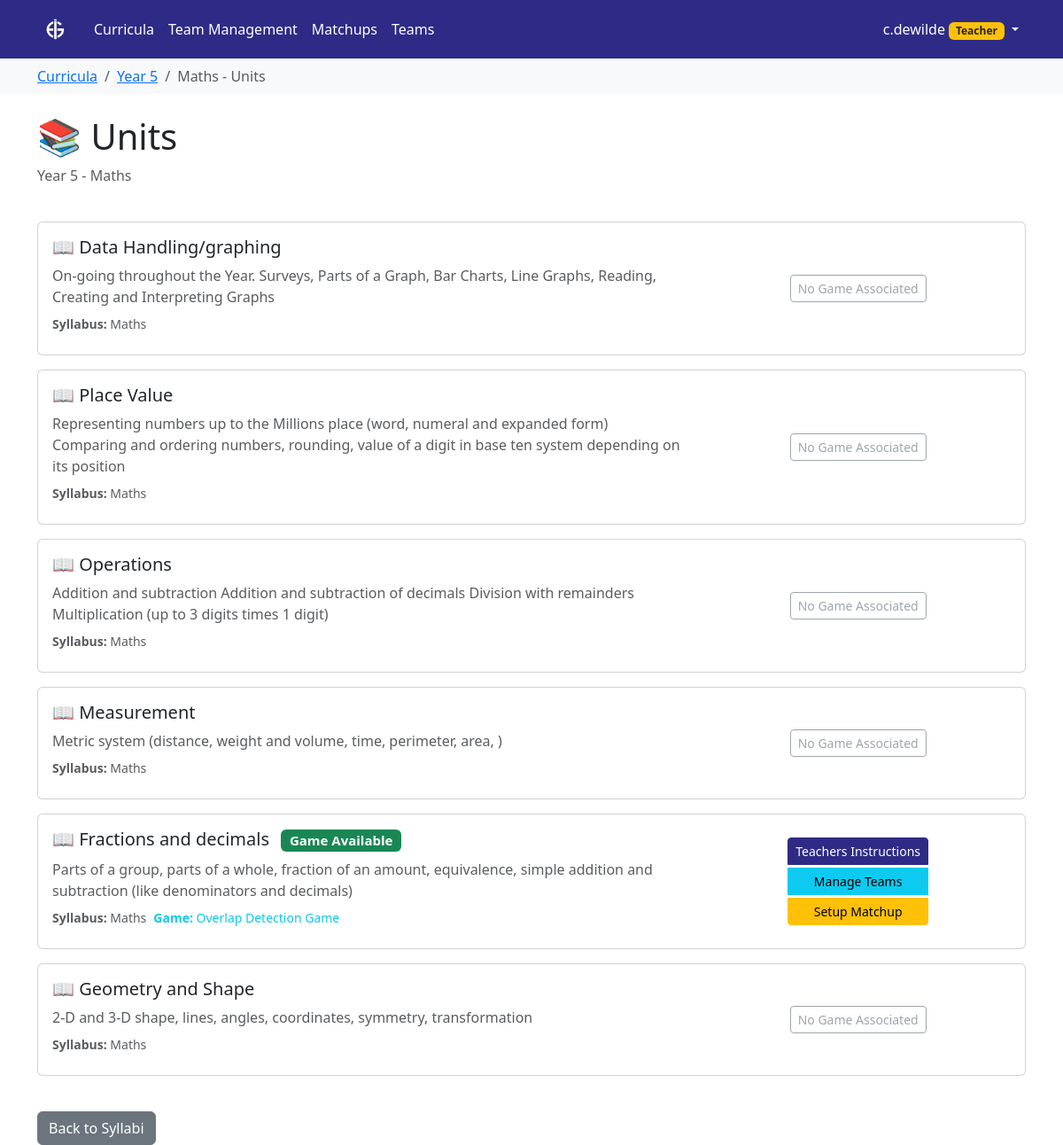
Screenshot of /syllabus/syllabus/5/units/ (signed in) with the database file from the repository.
### syllabus/models.py (models this page shows, shortened)
class Syllabus(models.Model):
    curriculum = models.ForeignKey(Curriculum, on_delete=models.CASCADE)
    name = models.CharField(max_length=255)

class Curriculum(models.Model):
    provider = models.ForeignKey(Provider, on_delete=models.CASCADE)
    title = models.CharField(max_length=200)
    description = models.TextField(blank=True)
    start_date = models.DateField(help_text="When this curriculum becomes effective")
    end_date = models.DateField(null=True, blank=True, help_text="When this curriculum expires (leave blank if still current)")
    created_at = models.DateTimeField(auto_now_add=True)
    updated_at = models.DateTimeField(auto_now=True)

class Unit(models.Model):
    syllabus = models.ForeignKey(Syllabus, on_delete=models.CASCADE, related_name='units')
    title = models.CharField(max_length=255)
    description = models.TextField(blank=True)
    ai_game = models.ForeignKey('aigames.AiGame', on_delete=models.SET_NULL, null=True, blank=True, help_text="Optional AI game associated with this unit")

### aigames/models.py (models this page shows, shortened)
class AiGame(models.Model):
    title = models.CharField(max_length=255)
    description = models.TextField(blank=True)
    created_at = models.DateTimeField(auto_now_add=True)
    updated_at = models.DateTimeField(auto_now=True)
    class Meta:
        ordering = ['title']

### syllabus/views.py (the view)
# urls.py: path('syllabus/<int:syllabus_id>/units/', views.unit_list, name='unit_list'),
@login_required
def unit_list(request, syllabus_id):
    syllabus = get_object_or_404(Syllabus, id=syllabus_id)
    units = Unit.objects.filter(syllabus=syllabus)
    context = {
        'syllabus': syllabus,
        'units': units,
        'is_admin': is_admin(request.user)
    }
    return render(request, 'syllabus/unit_list.html', context)

### aigames/models.py (called while the page is built)
    @property
    def logo_url(self):
        if self.logo:
            return self.logo.url
        return None

    @property
    def can_create_teams(self):
        return self.role in ['teacher', 'admin']

    @property
    def can_create_games(self):
        return self.role == 'admin'

    @property
    def can_modify_syllabus(self):
        return self.role == 'admin'

### syllabus/views.py (called while the page is built)
def can_modify_syllabus(user):
    if not user.is_authenticated:
        return False
    try:
        from aigames.models import UserProfile
        return user.profile.can_modify_syllabus
    except (UserProfile.DoesNotExist, AttributeError):
        return user.is_superuser or user.groups.filter(name='Admin').exists()

def is_admin(user):
    return can_modify_syllabus(user)

### syllabus/templates/syllabus/unit_list.html (shortened to what this page needs)
{% extends 'syllabus/base.html' %}
{% block breadcrumb %}
<nav aria-label="breadcrumb" class="bg-light py-2">
    <div class="container">
        <ol class="breadcrumb mb-0">
            <li class="breadcrumb-item"><a href="{% url 'curriculum_list' %}">Curricula</a></li>
            <li class="breadcrumb-item"><a href="{% url 'syllabus_list' syllabus.curriculum.id %}">{{ syllabus.curriculum.title }}</a></li>
            <li class="breadcrumb-item active">{{ syllabus.name }} - Units</li>
        </ol>
    </div>
</nav>
{% endblock %}
{% block content %}
<div class="d-flex justify-content-between align-items-center mb-4">
    <div>
        <h1>📚 Units</h1>
        <p class="text-muted">{{ syllabus.curriculum.title }} - {{ syllabus.name }}</p>
    </div>
</div>
<div class="row">
    <div class="col-12">
        {% for unit in units %}
        <div class="card mb-3">
            <div class="card-body">
                <div class="row align-items-center">
                    <div class="col-md-8">
                        <h5 class="card-title mb-2">
                            📖 {{ unit.title }}
                            {% if unit.ai_game %}
                                <span class="badge bg-success ms-2">
                                     Game Available
                                </span>
                            {% endif %}
                        </h5>
                        <p class="card-text text-muted mb-2">{{ unit.description|default:"No description available"|truncatewords:30 }}</p>
                        <div class="d-flex flex-wrap gap-2 mb-2">
                            <small class="text-muted">
                                <strong>Syllabus:</strong> {{ syllabus.name }}
                            </small>
                            {% if unit.ai_game %}
                                <small class="text-info">
                                    <strong>Game:</strong> {{ unit.ai_game.title }}
                                </small>
                            {% endif %}
                        </div>
                    </div>
                    <div class="col-md-4 text-end">
                        <div class="btn-group-vertical d-grid gap-2" role="group">
                            {% if unit.ai_game %}
                                {% if can_create_teams %}
                                    <div class="btn-group-vertical d-grid gap-1" role="group">
                                        <a href="{% url 'aigames:teacher_game_instructions' unit.ai_game.id %}" class="btn btn-primary btn-sm">
                                             Teachers Instructions
                                        </a>
                                        <a href="{% url 'aigames:team_management_dashboard' %}" class="btn btn-info btn-sm">
                                             Manage Teams
                                        </a>
                                        <a href="{% url 'aigames:create_game_matchup' %}?game={{ unit.ai_game.id }}" class="btn btn-warning btn-sm">
                                             Setup Matchup
                                        </a>
                                    </div>
                                {% else %}
                                    <a href="{{ unit.ai_game.html_page_link }}" class="btn btn-success btn-sm" target="_blank">
                                        <i class="fas fa-external-link-alt"></i> Play {{ unit.ai_game.title }}
                                    </a>
                                {% endif %}
                            {% else %}
                                <span class="btn btn-outline-secondary btn-sm disabled">
                                     No Game Associated
                                </span>
                            {% endif %}
                        </div>
                    </div>
                </div>
            </div>
        </div>
        {% endfor %}
    </div>
</div>
<div class="mt-4">
    <a href="{% url 'syllabus_list' syllabus.curriculum.id %}" class="btn btn-secondary">
         Back to Syllabi
    </a>
</div>
{% endblock %}

### syllabus/templates/syllabus/base.html (shortened to what this page needs)
{% load static %}
<!DOCTYPE html>
<html>
<head>
    <link href="{% static 'syllabus/css/bootstrap.min.css' %}" rel="stylesheet">
</head>
<body>
    {% block navbar %}
    <nav class="navbar navbar-expand-lg navbar-dark bg-primary">
        <div class="container">
            {% if user.is_authenticated %}
                <a class="navbar-brand d-flex align-items-center" href="{% if user_role == 'student' %}{% url 'aigames:student_dashboard' %}{% else %}{% url 'curriculum_list' %}{% endif %}">
                    {% if school_logo %}
                        <img src="{{ school_logo }}" alt="{{ school_name }} Logo" height="40">
                    {% else %}
                        📚 Aiducator
                    {% endif %}
                </a>
            {% else %}
                <a class="navbar-brand" href="{% url 'landing_page' %}">📚 Aiducator</a>
            {% endif %}
            <div class="collapse navbar-collapse" id="navbarNav">
                {% if user.is_authenticated %}
                    <ul class="navbar-nav me-auto">
                        {% if user_role == 'student' %}
                            <li class="nav-item">
                                <a class="nav-link" href="{% url 'aigames:student_dashboard' %}">
                                    <i class="bi bi-house-door"></i> My Games
                                </a>
                            </li>
                            <li class="nav-item">
                                <a class="nav-link" href="{% url 'aigames:list_teams' %}">
                                    <i class="bi bi-people"></i> Teams
                                </a>
                            </li>
                        {% else %}
                            <li class="nav-item">
                                <a class="nav-link" href="{% url 'curriculum_list' %}">
                                     Curricula
                                </a>
                            </li>
                            <li class="nav-item">
                                <a class="nav-link" href="{% url 'aigames:team_management_dashboard' %}">
                                     Team Management
                                </a>
                            </li>
                            <li class="nav-item">
                                <a class="nav-link" href="{% url 'aigames:game_matchups_list' %}">
                                     Matchups
                                </a>
                            </li>
                            <li class="nav-item">
                                <a class="nav-link" href="{% url 'aigames:list_teams' %}">
                                     Teams
                                </a>
                            </li>
                        {% endif %}
                    </ul>
                {% endif %}
                <ul class="navbar-nav">
                    {% if user.is_authenticated %}
                        <li class="nav-item dropdown">
                            <a class="nav-link dropdown-toggle" href="#" id="navbarDropdown" role="button" data-bs-toggle="dropdown">
                                {{ user.username }}
                                {% if user_role == 'admin' %}
                                    <span class="badge bg-danger">Admin</span>
                                {% elif user_role == 'teacher' %}
                                    <span class="badge bg-warning text-dark">Teacher</span>
                                {% elif user_role == 'student' %}
                                    <span class="badge bg-info">Student</span>
                                {% else %}
                                    <span class="badge bg-secondary">User</span>
                                {% endif %}
                            </a>
                        </li>
                    {% else %}
                        <li class="nav-item">
                            <a class="nav-link" href="/accounts/login/">Login</a>
                        </li>
                    {% endif %}
                </ul>
            </div>
        </div>
    </nav>
    {% endblock %}
    {% block breadcrumb %}{% endblock %}
    <div class="container mt-4">
        {% block content %}{% endblock %}
    </div>
</body>
</html>

### rows the page displays
Syllabus: curriculum "Year 5", name "Maths"
Unit: title "Data Handling/graphing", description "On-going throughout the Year. Surveys, Parts of a Graph, Bar Charts, Line Graphs, Reading, Creating and Interpreting Graphs", shows "No Game Associated"
Unit: title "Place Value", description "Representing numbers up to the Millions place (word, numeral and expanded form) Comparing and ordering numbers, rounding, value of a digit in base ten system depending on its position", shows "No Game Associated"
Unit: title "Operations", description "Addition and subtraction Addition and subtraction of decimals Division with remainders Multiplication (up to 3 digits times 1 digit)", shows "No Game Associated"
Unit: title "Measurement", description "Metric system (distance, weight and volume, time, perimeter, area, )", shows "No Game Associated"
Unit: title "Fractions and decimals", shows "Game Available", description "Parts of a group, parts of a whole, fraction of an amount, equivalence, simple addition and subtraction (like denominators and decimals)", ai_game "Overlap Detection Game"
Unit: title "Geometry and Shape", description "2-D and 3-D shape, lines, angles, coordinates, symmetry, transformation", shows "No Game Associated"

### other values shown
{{ user.username }} "c.dewilde"
